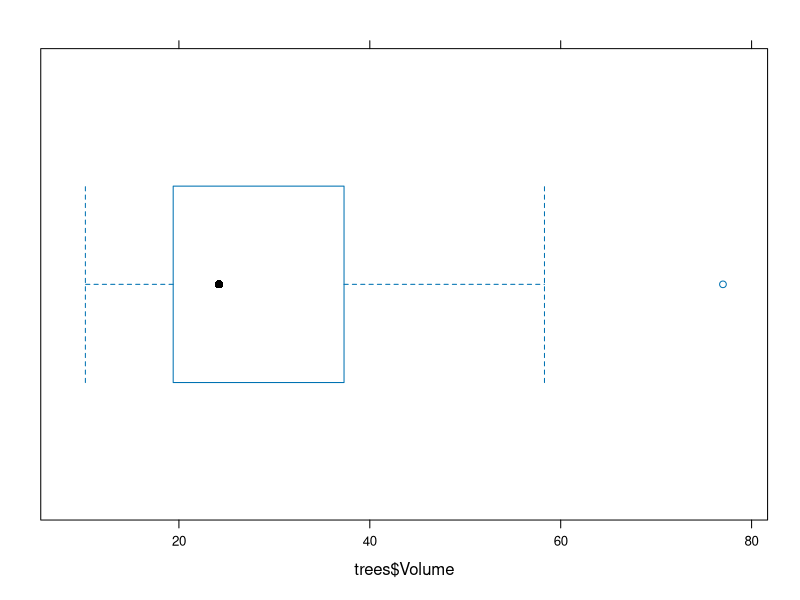
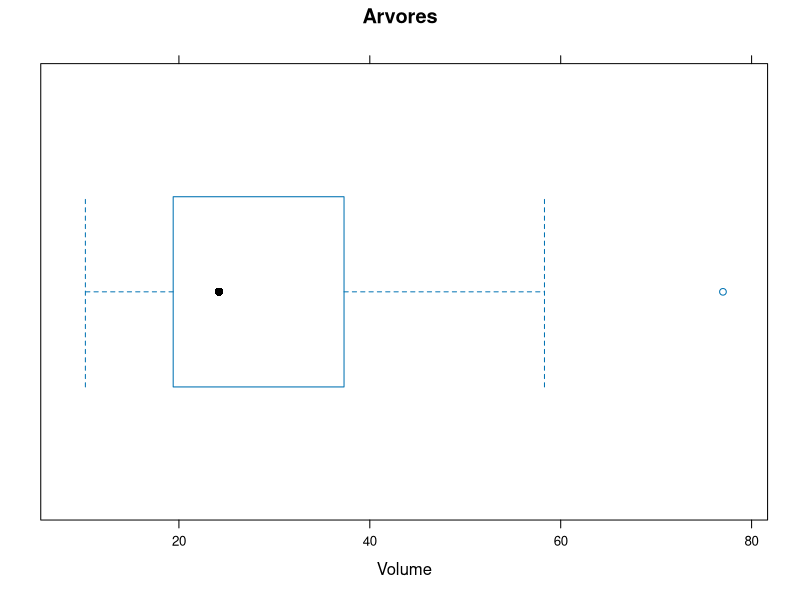
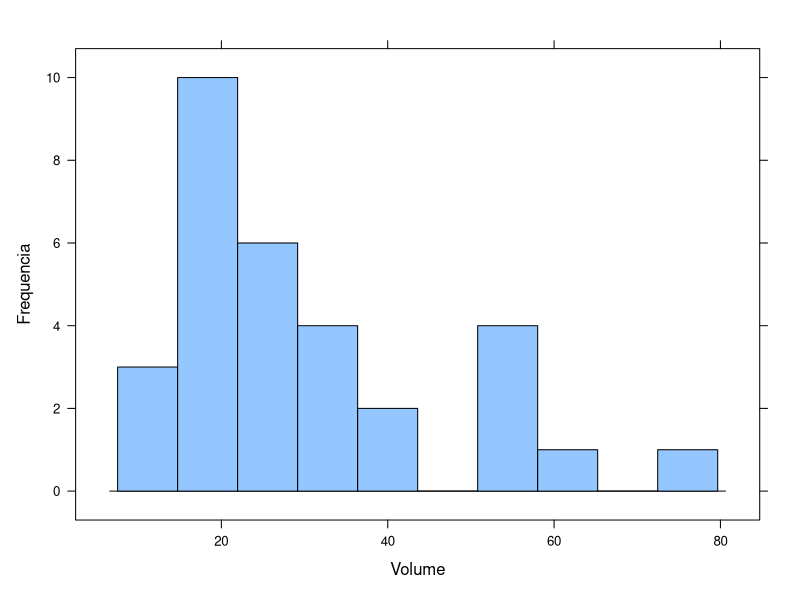

R code for these plots, in order:
## ---- chunk 1

library(lattice)

## ---- chunk 2

trees

bwplot(x = trees$Volume)

bwplot(x = trees$Volume,
       main = "Arvores",
       xlab = "Volume")

## ---- chunk 3

#type = percent, count, density


histogram(x = trees$Volume,
          xlab = "Volume",
          ylab = "Frequencia",
          nint = 10,
          type = "count")

